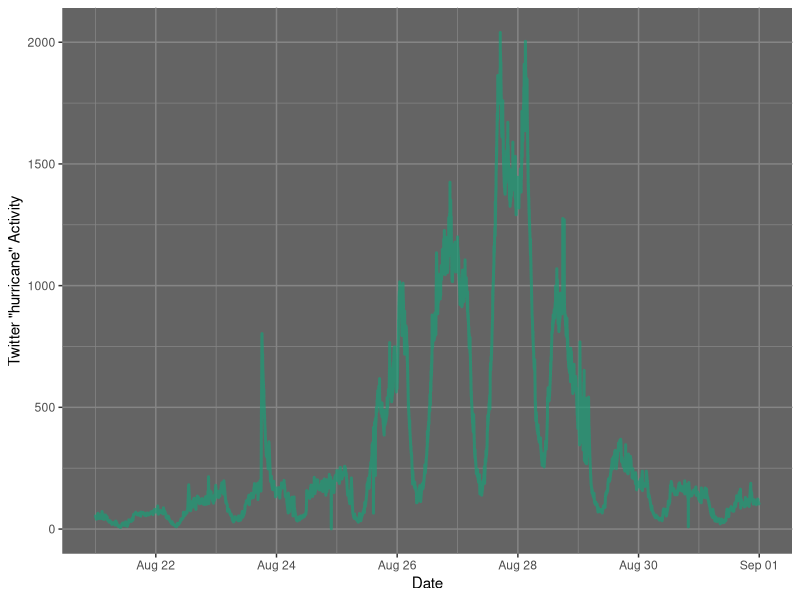

R code for this plot: (Note: this script raises an error after producing the figure.)
#!/usr/bin/env Rscript
library(ggplot2)
library(gridExtra)
library(xts)

bg <- "#646464"
gr <- "#858585"

blu <- "#7570b3"
reds <- "#d95f02"
grn <- "#1b9e77"

Y = read.delim(file="hurricane.csv", sep=",", header=TRUE)
Y$dates <- as.POSIXct(Y$Date,fmt="%Y-%m-%d %H:%M")
# guiding eye totrend, not lagging moving average signal
Z <- xts(x=Y$Hurricane, order.by=(Y$dates - 86400/2))
X <- apply.daily(Z,mean)
summary(Y)

pdf("hurricane.pdf", height=4)
    ggplot(data=Y) +
    #geom_point(aes(dates,Hurricane), color=grn) +
    geom_line(aes(dates,Hurricane), size=1, color=grn, alpha=0.7) +
    ylab("Twitter \"hurricane\" Activity") +
    xlab("Date") +
        theme(
                panel.background = element_rect(fill = bg),
                panel.grid.major = element_line(colour = gr),
                panel.grid.minor = element_line(colour = gr)
        )
dev.off()

pdf("hurricane_trend.pdf", height=4)
    ggplot(Y) + 
    geom_point(aes(dates,Hurricane), size=1, color=grn) +
    geom_smooth(aes(index(X),coredata(X)), size=2, color=reds, alpha=0.7) +
    ylab("Twitter \"hurricane\" Activity") +
    xlab("August 2011") + 
        theme(
                panel.background = element_rect(fill = bg),
                panel.grid.major = element_line(colour = gr),
                panel.grid.minor = element_line(colour = gr)
        )
dev.off()

